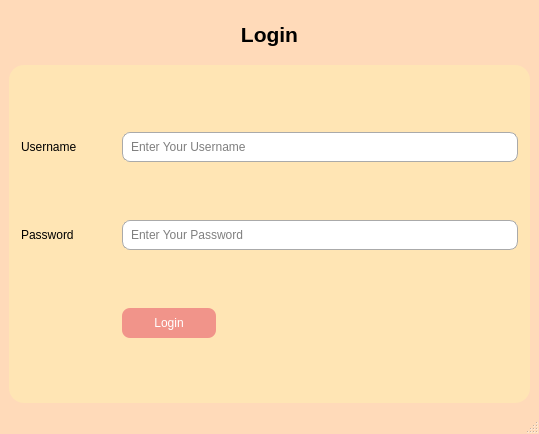
<?xml version="1.0" encoding="UTF-8"?>
<ui version="4.0">
 <class>MainWindow</class>
 <widget class="QMainWindow" name="MainWindow">
  <property name="geometry">
   <rect>
    <x>0</x>
    <y>0</y>
    <width>539</width>
    <height>434</height>
   </rect>
  </property>
  <property name="windowTitle">
   <string>MainWindow</string>
  </property>
  <property name="styleSheet">
   <string notr="true">QMainWindow {
    background-color: #FFDAB9;  /* Peach Puff, soft warm background */
}
</string>
  </property>
  <widget class="QWidget" name="centralwidget">
   <layout class="QGridLayout" name="gridLayout">
    <item row="0" column="2">
     <spacer name="horizontalSpacer">
      <property name="orientation">
       <enum>Qt::Orientation::Horizontal</enum>
      </property>
      <property name="sizeType">
       <enum>QSizePolicy::Policy::Preferred</enum>
      </property>
      <property name="sizeHint" stdset="0">
       <size>
        <width>150</width>
        <height>20</height>
       </size>
      </property>
     </spacer>
    </item>
    <item row="0" column="0">
     <spacer name="horizontalSpacer_2">
      <property name="orientation">
       <enum>Qt::Orientation::Horizontal</enum>
      </property>
      <property name="sizeType">
       <enum>QSizePolicy::Policy::Preferred</enum>
      </property>
      <property name="sizeHint" stdset="0">
       <size>
        <width>150</width>
        <height>20</height>
       </size>
      </property>
     </spacer>
    </item>
    <item row="0" column="1">
     <widget class="QLabel" name="label_3">
      <property name="maximumSize">
       <size>
        <width>16777215</width>
        <height>50</height>
       </size>
      </property>
      <property name="font">
       <font>
        <family>System</family>
        <pointsize>16</pointsize>
        <bold>true</bold>
       </font>
      </property>
      <property name="text">
       <string>Login</string>
      </property>
      <property name="alignment">
       <set>Qt::AlignmentFlag::AlignCenter</set>
      </property>
     </widget>
    </item>
    <item row="1" column="0" colspan="3">
     <widget class="QGroupBox" name="groupBox">
      <property name="styleSheet">
       <string notr="true">QGroupBox {
    background-color: #FFE5B4;    /* light teal-ish color, you can change */
    border: none;                 /* no border */
    border-radius: 15px;          /* rounded corners */
}
</string>
      </property>
      <property name="title">
       <string/>
      </property>
      <layout class="QGridLayout" name="gridLayout_2">
       <item row="5" column="0">
        <widget class="QLabel" name="label_2">
         <property name="text">
          <string>Password</string>
         </property>
        </widget>
       </item>
       <item row="3" column="1" colspan="4">
        <widget class="QLineEdit" name="lineEdit_user">
         <property name="styleSheet">
          <string notr="true">QLineEdit {
    border: 1px solid #aaa;
    border-radius: 8px;
    padding: 6px;
}
QLineEdit:focus {
    border: 1px solid #3498DB;
}
</string>
         </property>
         <property name="placeholderText">
          <string>Enter Your Username</string>
         </property>
        </widget>
       </item>
       <item row="3" column="0">
        <widget class="QLabel" name="label">
         <property name="maximumSize">
          <size>
           <width>16777215</width>
           <height>40</height>
          </size>
         </property>
         <property name="text">
          <string>Username</string>
         </property>
        </widget>
       </item>
       <item row="5" column="1" colspan="4">
        <widget class="QLineEdit" name="lineEdit_pass">
         <property name="styleSheet">
          <string notr="true">QLineEdit {
    border: 1px solid #aaa;
    border-radius: 8px;
    padding: 6px;
}
QLineEdit:focus {
    border: 1px solid #3498DB;
}
</string>
         </property>
         <property name="echoMode">
          <enum>QLineEdit::EchoMode::Password</enum>
         </property>
         <property name="placeholderText">
          <string>Enter Your Password</string>
         </property>
        </widget>
       </item>
       <item row="6" column="1">
        <widget class="QPushButton" name="login_btn">
         <property name="styleSheet">
          <string notr="true">QPushButton {
    background-color: #F1948A;
    color: white;
    border-radius: 8px;
    padding: 8px;
}
QPushButton:hover {
    background-color: #EC7063;
}
QPushButton:pressed {
    background-color: #CB4335;
}
</string>
         </property>
         <property name="text">
          <string>Login</string>
         </property>
        </widget>
       </item>
      </layout>
     </widget>
    </item>
   </layout>
  </widget>
  <widget class="QMenuBar" name="menubar">
   <property name="geometry">
    <rect>
     <x>0</x>
     <y>0</y>
     <width>539</width>
     <height>25</height>
    </rect>
   </property>
  </widget>
  <widget class="QStatusBar" name="statusbar"/>
 </widget>
 <resources/>
 <connections/>
</ui>
